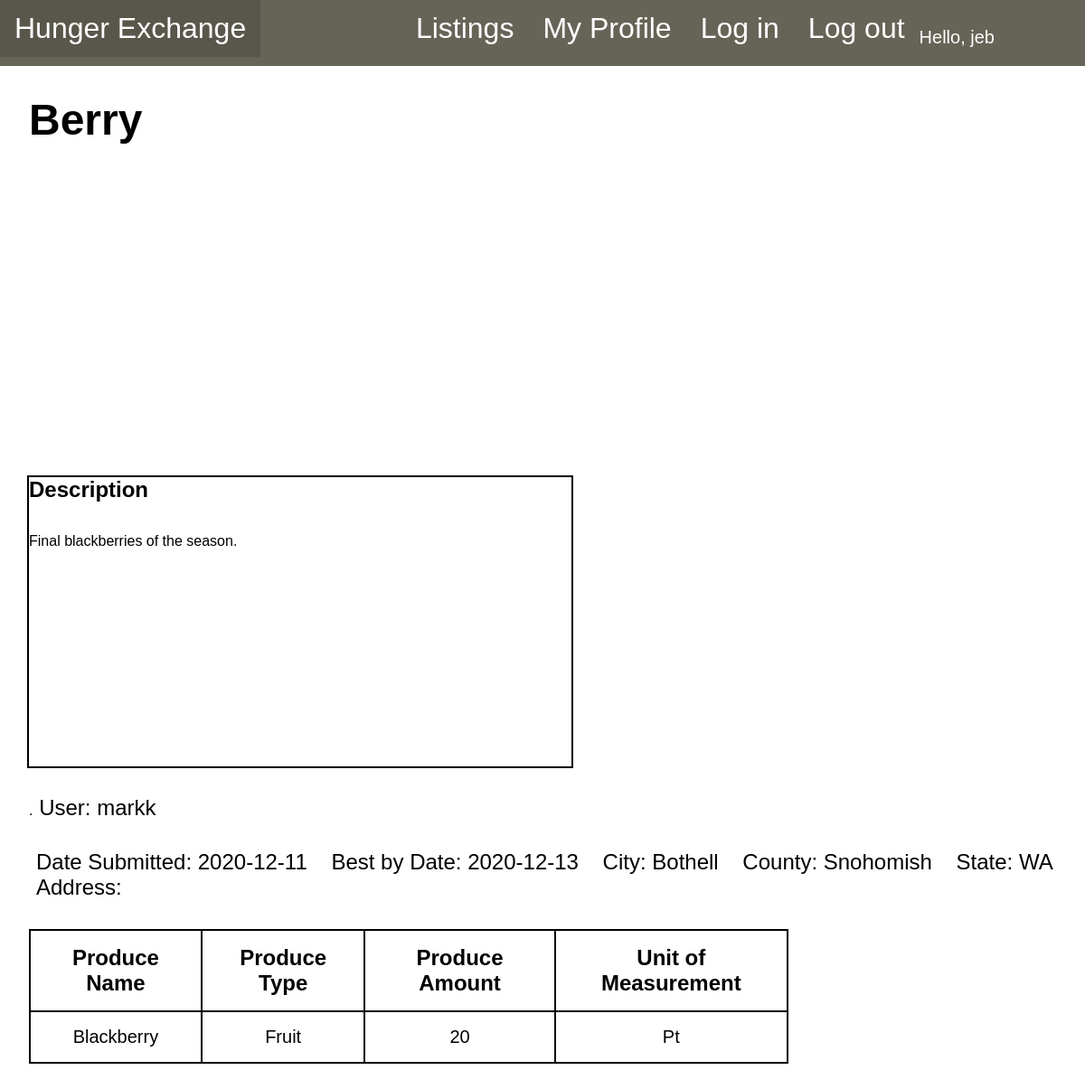
Screenshot of /listing.php?id=52 (signed in) with the database file from the repository.
### tables this page shows
CREATE TABLE `listing` (
  `idListing` int(11) NOT NULL,
  `listingDesc` text,
  `listingDate` date NOT NULL,
  `bestByDate` date DEFAULT NULL,
  `city` char(255) DEFAULT NULL,
  `county` char(255) DEFAULT NULL,
  `state` char(255) DEFAULT NULL,
  `listingTitle` varchar(255) DEFAULT NULL,
  `address1` varchar(255) DEFAULT NULL,
  `address2` varchar(255) DEFAULT NULL,
  `lsImage` varchar(255) DEFAULT NULL
);

CREATE TABLE `users` (
  `idUsers` varchar(36) NOT NULL,
  `userName` varchar(24) DEFAULT NULL,
  `passHash` varchar(255) DEFAULT NULL,
  `userDesc` text,
  `profilePicPath` varchar(255) DEFAULT NULL,
  `contactId` int(11) DEFAULT NULL,
  `userType` int(11) DEFAULT NULL,
  `pImage` varchar(255) DEFAULT NULL
);

CREATE TABLE `produce` (
  `idProduce` int(11) NOT NULL,
  `produceType` varchar(255) DEFAULT NULL,
  `measurementType` varchar(255) DEFAULT NULL,
  `measurementValue` double DEFAULT NULL,
  `produceName` varchar(255) DEFAULT NULL
);

### listing.php (the view, shortened to what this page needs)
<?php
require_once 'config.inc.php';
?>
<!DOCTYPE html>
<html>
<head>
  <link rel="stylesheet" href = "listing.css">
  <?php
  require_once 'navbar.php';
  if(isset($_GET["id"])){
    $listingid = intval($_GET["id"]);
    try{
      $stmt = $conn->stmt_init();
      $query = "SELECT listingTitle FROM listing WHERE idListing = ?";
      $stmt->prepare($query);
      $stmt->bind_param("i",$listingid);
      $stmt->execute();
      $stmt->bind_result($listtitle);
      echo "<h1>". $listtitle. "</h1> <br>";
      echo "<title> Listing: ". $listtitle. "</title> <br>";
    }
    catch(mysqli_sql_exception $excep){
      echo "Database error:" . $conn->error;
      throw $excep;
    }
  }
  ?>
</head>
<body>
  <div class = "imageholder">
  </div>
  <div class = "DescHolder">
    <h2>Description</h2><br>
    <?php
    $listingid = "";
    if(isset($_GET["id"])){
      $listingid = $_GET["id"];
      try{
        $stmt = $conn->stmt_init();
        $query = "SELECT listingDesc FROM listing WHERE idListing = ?";
        $stmt->prepare($query);
        $stmt->bind_param("i",$listingid);
        $stmt->execute();
        $stmt->bind_result($listdesc);
	$descbetter = preg_replace('/\v+|\\\r\\\n/Ui','<br/>',$listdesc);
	$descbetter = stripslashes($descbetter);
        echo "<p>".$descbetter."</p>";
      }
      catch(mysqli_sql_exception $excep){
        echo "Database error:" . $conn->error;
        throw $excep;
      }
    }
    ?>
  </div>
  <?php
    $stmt = $conn->stmt_init();
    $query = "SELECT u.userName FROM users u
    INNER JOIN listinguser lu ON lu.idUsers = u.idUsers
    INNER JOIN listing l ON lu.idListing = l.idListing WHERE l.idListing = ?";
    $stmt->prepare($query);
    $stmt->bind_param("i",$listingid);
    $stmt->execute();
    $stmt->bind_result($listUser);
    echo "<div class = listinguser>.<a href = 'profileView.php?userpage=".$listUser."'> User: ".$listUser."</a></div>"
   ?>
  <div class = "Specs">
    <ul>
    <?php
    if(isset($_GET["id"])){
      $listingid = $_GET["id"];
      try{
        $stmt = $conn->stmt_init();
        $query = "SELECT listingDate,bestByDate,city,county,state,address1,address2 FROM listing WHERE idListing = ?";
        $stmt->prepare($query);
        $stmt->bind_param("i",$listingid);
        $stmt->execute();
        $stmt->bind_result($listingDate,$bestByDate,$city,$county,$state,$address1,$address2);
        echo "<li> Date Submitted: ".$listingDate." &nbsp;&nbsp;&nbsp;Best by Date: ".$bestByDate.
        " &nbsp;&nbsp;&nbsp;City: ".$city." &nbsp;&nbsp;&nbsp;County: ".$county." &nbsp;&nbsp;&nbsp;State: ".$state."</li>
        <li>Address:</li><li>".$address1."</li><li>".$address2."</li>";
      }
      catch(mysqli_sql_exception $excep){
        echo "Database error:" . $conn->error;
        throw $excep;
      }
    }
    ?>
  </ul>
  </div>
  <div class = "Produce">
    <table>
      <tr>
        <th>Produce Name</th>
        <th>Produce Type</th>
        <th>Produce Amount</th>
        <th>Unit of Measurement</th>
      </tr>
      <?php
      if(isset($_GET["id"])){
        $listingid = $_GET["id"];
        try{
          $stmt = $conn->stmt_init();
          $query = "SELECT p.produceName,p.produceType,p.measurementValue,p.measurementType
          FROM produce p INNER JOIN listingproduce lp ON p.idProduce = lp.idProduce
          INNER JOIN listing l ON lp.idListing = l.idListing WHERE l.idListing = ?";
          $stmt->prepare($query);
          $stmt->bind_param("i",$listingid);
          $stmt->execute();
          $stmt->bind_result($produceName,$produceType,$measuremntValue,$measurmentType);
          while($stmt->fetch()){
		echo "<tr>";
            echo '<td>'.$produceName.'</td>';
            echo '<td>'.$produceType.'</td>';
            echo '<td>'.$measuremntValue.'</td>';
            echo '<td>'.$measurmentType.'</td>';
		echo"</tr>";
          }
        }
        catch(mysqli_sql_exception $excep){
          echo "Database error:" . $conn->error;
          throw $excep;
        }
      }
      ?>
    </table>
  </div>
</body>
</html>

### listing.css (style rules this page uses)
h1 { padding-left: 3rem; margin-bottom: 0; margin-left: 2rem; padding: 0; font-size: 3rem; }
.DescHolder { outline-style: solid; outline-width: 2px; margin-left: 2rem; width: 50vw; height: 40vh; }
.DescHolder h2 { margin: 0rem; padding: 0; }
.Specs ul { list-style-type: none; }
.Specs li { font-size: 1.5rem; }
.Produce table { border-collapse: collapse; margin: 2rem; width:70%; }
.Produce table, th, td { border: 2px solid black; padding: 1rem; text-align: center; }
.Produce th { font-size: 1.5rem; }
.Produce td { font-size: 1.25rem; }
.listinguser a { font-size: 1.5rem; text-decoration: none; color: Black; width: 20%; }
.listinguser { margin: 2rem; }
.imageholder { height: 300px; width: 300px; margin-left: 2rem; margin-bottom: 2rem; }

### navbar.css (style rules this page uses)
head { margin:0px; }
body { font-family: Arial; margin: 0; padding: 0; background-color: ###ede7ca; }

### rows the page displays
listing: listingTitle "Berry", listingDesc "Final blackberries of the season.", listingDate "2020-12-11", bestByDate "2020-12-13", city "Bothell", county "Snohomish", state "WA"
users: userName "markk"
produce: produceName "Blackberry", produceType "Fruit", measurementValue "20", measurementType "Pt"

### other values shown
$_SESSION['username'] "jeb"
